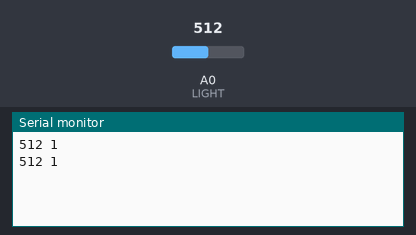
Bench run of a sketch on a simulated Arduino Uno, built with avr-gcc and run on an emulated ATmega328P. Shown: the last lines printed to the serial monitor. Inputs (shaded band) come from the test bench; at power-on: A0 (LIGHT) = 512.

Above: at 1.8 s.
1.9 s: A0 (LIGHT) set to 716
At 2.7 s:
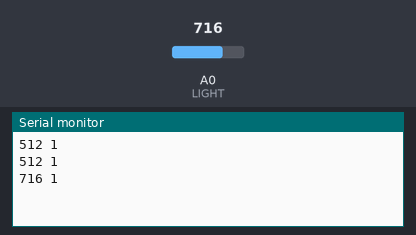
3.4 s: A0 (LIGHT) set to 900
At 5.1 s:
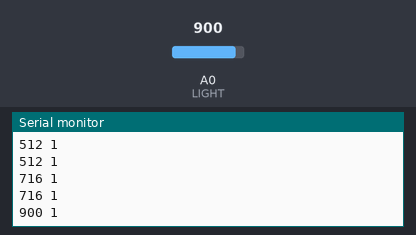
Timing chart, 0 to 6.6 s (numbered marks = the images above; inputs shaded):
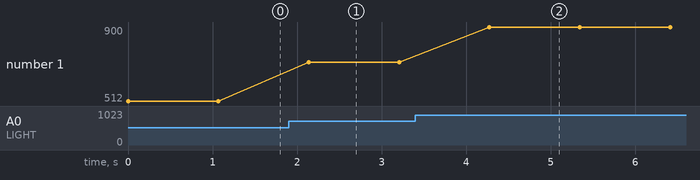

Measured:
- after the input at 1.9 s, the serial monitor: prints a new line after 0.24 s (image 1)
- after the input at 3.4 s, the serial monitor: prints a new line after 0.87 s (image 2)
- plotted number 1: 512 → 716 after the input at 1.9 s, 716 → 900 after the input at 3.4 s

The sketch:

lightSensor_send.ino
```cpp
#include <IRremote.hpp>

int IR_SEND_PIN = 3;
int LIGHT = A0;

uint16_t address = 0x0;
uint16_t command;
uint16_t repeat = 0;

void setup() {
 IrSender.begin(IR_SEND_PIN);
 IrSender.enableIROut(38);
 Serial.begin(9600);
}

void loop() {
 int val = analogRead(LIGHT);
 Serial.print(val);
 Serial.print(" ");
 command = val > 150 ? 0x1 : 0x0;
 Serial.println(command, HEX);
 IrSender.sendRC5(address, command, repeat, false);
 delay(1000);
}
```
